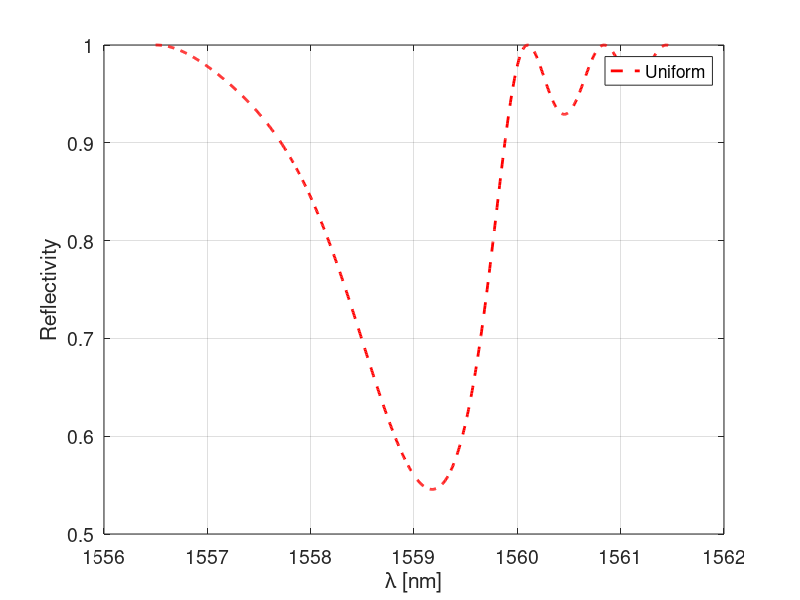

Reproduce this figure in MATLAB.


%clear all
%close all
%clc

global Mu_Zero E_Zero c

Mu_Zero=4*pi*1e-7;
E_Zero=8.854187*1e-12;

c=(1/sqrt(Mu_Zero*E_Zero));          %%%% speed of light in vacuum

Lambda_o=linspace(1556.5e-9,1561.5e-9,1000); %%% excitation spectrum

%% FBG characteristics (simplified as in Erdogan)
neff=1.45;
delta_neff=8e-4;        %%% change of the effective refractive index due to the perturbation
% % delta_neff=1e-3;        %%% change of the effective refractive index due to the perturbation
v=1;                    %%%% fringe visibility

Beta_o=neff*((2*pi)./Lambda_o);        %% propagation constant of the forward waves that will be coupled to an indentical backward wave
Omega_0=Beta_o*c;


Lambda_desing=1558e-9;      %%%wavelength where we want to have synchronism
LAMBDA_GRAT=Lambda_desing/(2*neff);     %%%% required grating for synchronism

delta=Beta_o-(pi/LAMBDA_GRAT);
sigma_coupling=((2*pi)./Lambda_o)*delta_neff;

kappa=(v/2)*sigma_coupling;

sigmahat=delta+sigma_coupling;


GammaB=sqrt(kappa.^2-sigmahat.^2);


%%%% FBG length
% % L=3/(((v*pi)./Lambda_desing)*delta_neff)
L=1e-3;
z=linspace(0,L,1000);

%%% transfer matrix
FBm_1_1=cosh(GammaB.*z)-complex(0,1).*(sigmahat./GammaB).*sinh(GammaB.*z);
FBm_1_2=-complex(0,1)*(kappa./GammaB).*sinh(GammaB.*z);
FBm_2_1=+complex(0,1)*(kappa./GammaB).*sinh(GammaB.*z);
FBm_2_2=cosh(GammaB.*z)+complex(0,1)*(sigmahat./GammaB).*sinh(GammaB.*z);


%%%% solving S_0 and R_L from the tranfer matrix when S_L=0 and R_0=1
S_0=-(FBm_2_1)./(FBm_2_2);
R_L=FBm_1_1+FBm_1_2.*(-FBm_2_1./FBm_2_2);


%%% Defining LambdaMax
LambdaMax=(1+(delta_neff/neff))*Lambda_desing;

reflSpectra=abs(R_L).^2;

figure
plot(Lambda_o*1e9,reflSpectra,'r--','linewidth',2)
xlabel('\lambda [nm]','fontsize',14)
grid on
ylabel('Reflectivity','fontsize',14)
legend({'Uniform'},'fontsize',14)
set(gca,'fontsize',14)



% % % 
% % % figure
% % % plot(Lambda_o/LambdaMax,reflSpectra)
% % % xlabel('\lambda/\lambda_{max}','fontsize',14)
% % % grid on
% % % ylabel('Reflectivity','fontsize',14)
% % % set(gca,'fontsize',14)